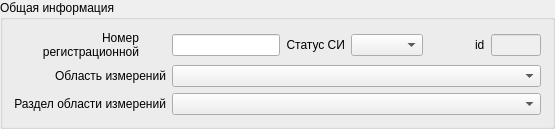
             <widget class="QGroupBox" name="groupBox_2">
              <property name="title">
               <string>Общая информация</string>
              </property>
              <layout class="QGridLayout" name="gridLayout">
               <item row="0" column="1">
                <widget class="QLineEdit" name="lineEdit_reg_card_number">
                 <property name="sizePolicy">
                  <sizepolicy hsizetype="Preferred" vsizetype="Fixed">
                   <horstretch>0</horstretch>
                   <verstretch>0</verstretch>
                  </sizepolicy>
                 </property>
                 <property name="maximumSize">
                  <size>
                   <width>200</width>
                   <height>16777215</height>
                  </size>
                 </property>
                 <property name="toolTip">
                  <string>Номер регистрационной карточки</string>
                 </property>
                 <property name="statusTip">
                  <string>Номер регистрационной карточки</string>
                 </property>
                 <property name="whatsThis">
                  <string>Номер регистрационной карточки</string>
                 </property>
                </widget>
               </item>
               <item row="0" column="0">
                <widget class="QLabel" name="label_64">
                 <property name="sizePolicy">
                  <sizepolicy hsizetype="Preferred" vsizetype="Preferred">
                   <horstretch>0</horstretch>
                   <verstretch>0</verstretch>
                  </sizepolicy>
                 </property>
                 <property name="minimumSize">
                  <size>
                   <width>125</width>
                   <height>0</height>
                  </size>
                 </property>
                 <property name="maximumSize">
                  <size>
                   <width>125</width>
                   <height>16777215</height>
                  </size>
                 </property>
                 <property name="text">
                  <string>Номер регистрационной карточки</string>
                 </property>
                 <property name="alignment">
                  <set>Qt::AlignRight|Qt::AlignTrailing|Qt::AlignVCenter</set>
                 </property>
                 <property name="wordWrap">
                  <bool>true</bool>
                 </property>
                </widget>
               </item>
               <item row="0" column="2">
                <widget class="QLabel" name="label_65">
                 <property name="sizePolicy">
                  <sizepolicy hsizetype="Preferred" vsizetype="Preferred">
                   <horstretch>0</horstretch>
                   <verstretch>0</verstretch>
                  </sizepolicy>
                 </property>
                 <property name="text">
                  <string>Статус СИ</string>
                 </property>
                 <property name="alignment">
                  <set>Qt::AlignRight|Qt::AlignTrailing|Qt::AlignVCenter</set>
                 </property>
                </widget>
               </item>
               <item row="2" column="0">
                <widget class="QLabel" name="label_24">
                 <property name="sizePolicy">
                  <sizepolicy hsizetype="Preferred" vsizetype="Preferred">
                   <horstretch>0</horstretch>
                   <verstretch>0</verstretch>
                  </sizepolicy>
                 </property>
                 <property name="text">
                  <string>Область измерений</string>
                 </property>
                 <property name="alignment">
                  <set>Qt::AlignRight|Qt::AlignTrailing|Qt::AlignVCenter</set>
                 </property>
                </widget>
               </item>
               <item row="2" column="1" colspan="6">
                <widget class="QComboBox" name="comboBox_measure_code">
                 <property name="sizePolicy">
                  <sizepolicy hsizetype="Preferred" vsizetype="Fixed">
                   <horstretch>0</horstretch>
                   <verstretch>0</verstretch>
                  </sizepolicy>
                 </property>
                 <property name="currentIndex">
                  <number>-1</number>
                 </property>
                 <property name="sizeAdjustPolicy">
                  <enum>QComboBox::AdjustToMinimumContentsLength</enum>
                 </property>
                </widget>
               </item>
               <item row="0" column="6">
                <widget class="QLineEdit" name="lineEdit_mi_id">
                 <property name="enabled">
                  <bool>false</bool>
                 </property>
                 <property name="maximumSize">
                  <size>
                   <width>50</width>
                   <height>16777215</height>
                  </size>
                 </property>
                </widget>
               </item>
               <item row="0" column="3">
                <widget class="QComboBox" name="comboBox_status">
                 <property name="sizePolicy">
                  <sizepolicy hsizetype="Preferred" vsizetype="Fixed">
                   <horstretch>0</horstretch>
                   <verstretch>0</verstretch>
                  </sizepolicy>
                 </property>
                 <property name="maximumSize">
                  <size>
                   <width>200</width>
                   <height>16777215</height>
                  </size>
                 </property>
                </widget>
               </item>
               <item row="0" column="4">
                <spacer name="horizontalSpacer_2">
                 <property name="orientation">
                  <enum>Qt::Horizontal</enum>
                 </property>
                 <property name="sizeHint" stdset="0">
                  <size>
                   <width>40</width>
                   <height>20</height>
                  </size>
                 </property>
                </spacer>
               </item>
               <item row="0" column="5">
                <widget class="QLabel" name="label_2">
                 <property name="text">
                  <string>id</string>
                 </property>
                </widget>
               </item>
               <item row="3" column="0">
                <widget class="QLabel" name="label_25">
                 <property name="sizePolicy">
                  <sizepolicy hsizetype="Preferred" vsizetype="Preferred">
                   <horstretch>0</horstretch>
                   <verstretch>0</verstretch>
                  </sizepolicy>
                 </property>
                 <property name="text">
                  <string>Раздел области измерений</string>
                 </property>
                 <property name="alignment">
                  <set>Qt::AlignRight|Qt::AlignTrailing|Qt::AlignVCenter</set>
                 </property>
                </widget>
               </item>
               <item row="3" column="1" colspan="6">
                <widget class="QComboBox" name="comboBox_measure_subcode">
                 <property name="sizePolicy">
                  <sizepolicy hsizetype="Preferred" vsizetype="Fixed">
                   <horstretch>0</horstretch>
                   <verstretch>0</verstretch>
                  </sizepolicy>
                 </property>
                 <property name="currentIndex">
                  <number>-1</number>
                 </property>
                 <property name="sizeAdjustPolicy">
                  <enum>QComboBox::AdjustToMinimumContentsLength</enum>
                 </property>
                </widget>
               </item>
              </layout>
             </widget>
